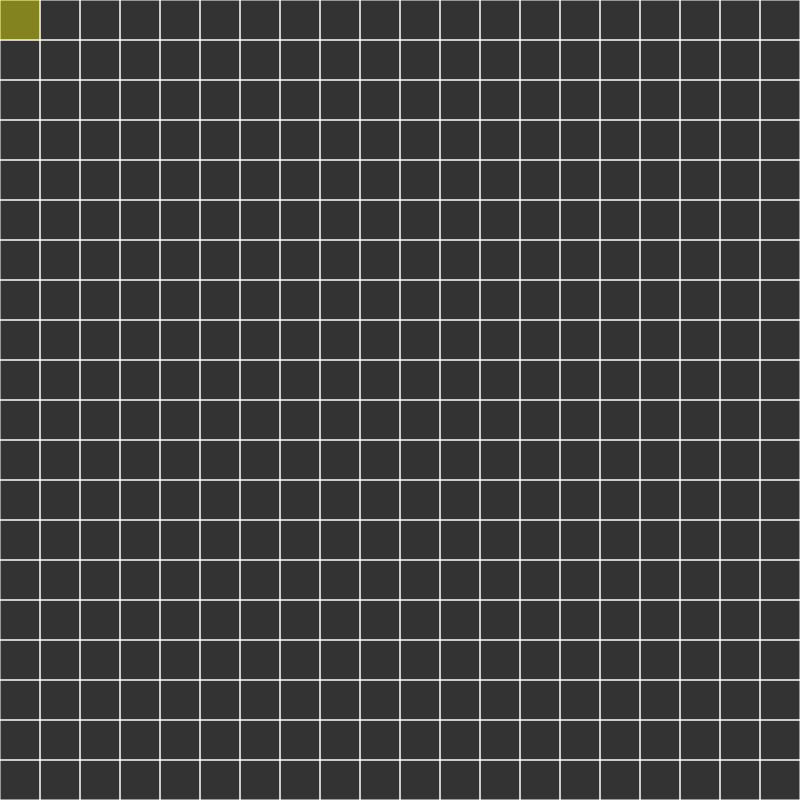
Frame 1 (no input)
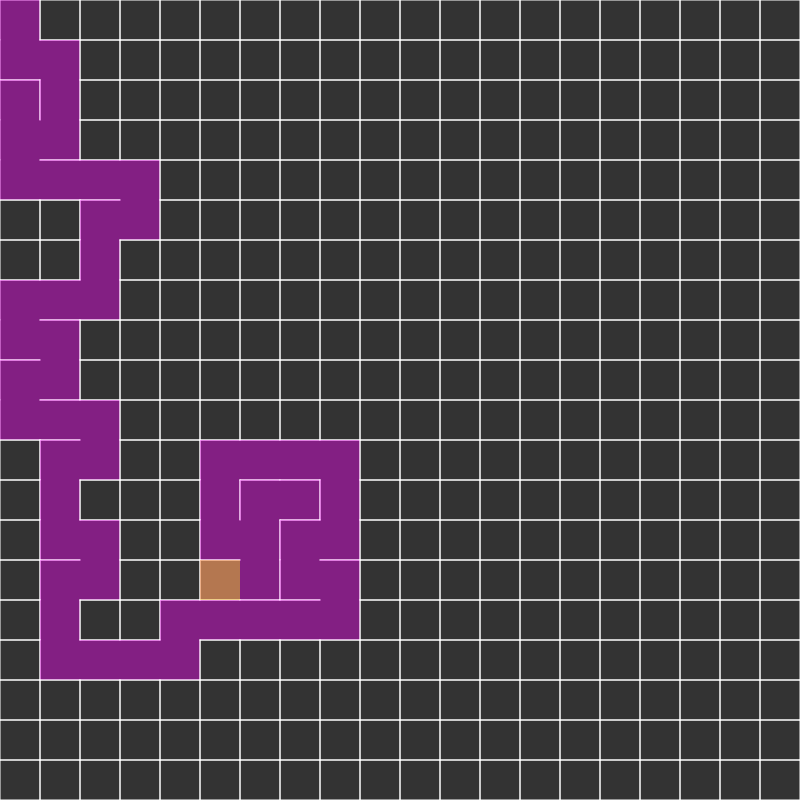
Frame 60 (no input)
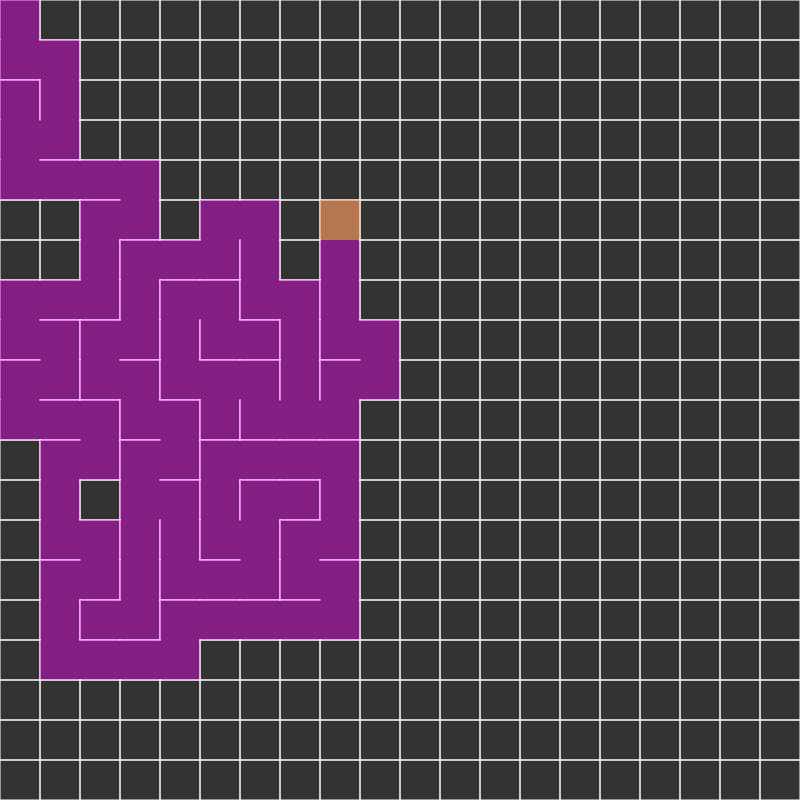
Frame 120 (the mouse pressed at the canvas centre since frame 60)

The p5.js sketch that drew these frames (run headless with seeded random() and noise() and a simulated clock; from frame 60 on, the mouse is pressed at the canvas centre):

// p5.js sketch
// ── sketch.js
var columns;
var rows;
var w = 40;
var grid = [];
var current; //cell currently being visited


var stack = [];


function index(i, j) {
    if (i < 0 || j < 0 || i > cols - 1 || j > rows - 1) {
        return -1;
    }
    return i + j * cols;
}

function setup() {
    createCanvas(800, 800);
    //frameRate(40)
    cols = floor(width / w);
    rows = floor(height / w);
    for (var j = 0; j < rows; j++) {
        for (var i = 0; i < cols; i++) {
            var cell = new Cell(i, j);
            grid.push(cell);
        }
    }
    this.current = this.grid[0];

}


function removeWalls(a, b) {
    var x = a.i - b.i;
    if (x === 1) {
        a.walls[3] = false;
        b.walls[1] = false;
    } else if (x === -1) {
        a.walls[1] = false;
        b.walls[3] = false;
    }

    var y = a.j - b.j;
    if (y === 1) {
        a.walls[0] = false;
        b.walls[2] = false;
    } else if (y === -1) {
        a.walls[2] = false;
        b.walls[0] = false;
    }
}


function draw() {
    background(51);
    for (var i = 0; i < grid.length; i++) {
        grid[i].show();
    }


    this.current.visited = true;

    current.highlight();
    var next = this.current.checkNeighbors();

    if (next) {
        next.visited = true;

        stack.push(current);

        removeWalls(current, next);
        current = next;
    } else {
        current = stack.pop();
    }
}
// ── Cell.js
function Cell(i, j) {
    this.i = i;
    this.j = j;
    this.walls = [true, true, true, true]; //Top, Right, Bottom, Left
    this.visited = false;


    this.show = function () {
        var x = this.i * w;
        var y = this.j * w;
        stroke(255);
        if (this.walls[0]) {
            line(x, y, x + w, y);
        }
        if (this.walls[1]) {
            line(x + w, y, x + w, y + w);
        }
        if (this.walls[2]) {
            line(x + w, y + w, x, y + w);
        }
        if (this.walls[3]) {
            line(x, y + w, x, y);
        }
        if (this.visited) {
            noStroke();
            fill(255, 0, 255, 100);
            rect(x, y, w, w);
        }
    }
    this.highlight = function () {
        var x = this.i * w;
        var y = this.j * w;
        noStroke();
        fill(255, 255, 0, 100);
        rect(x, y, w, w);

    }
    this.checkNeighbors = function () {
        var neighbors = [];

        var top = grid[index(i, j - 1)];
        var right = grid[index(i + 1, j)];
        var bottom = grid[index(i, j + 1)];
        var left = grid[index(i - 1, j)];

        if (top && !top.visited) {
            neighbors.push(top);
        }
        if (right && !right.visited) {
            neighbors.push(right);
        }
        if (bottom && !bottom.visited) {
            neighbors.push(bottom);
        }
        if (left && !left.visited) {
            neighbors.push(left);
        }

        if (neighbors.length > 0) {
            var r = floor(random(0, neighbors.length));
            return neighbors[r];
        } else {
            return undefined;
        }
    }
}
